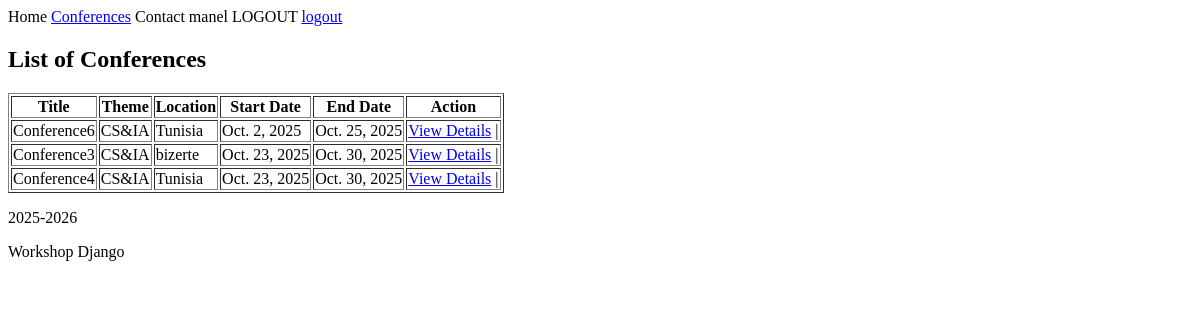
Page /conferences/liste/ (signed in) on the earlier database version.
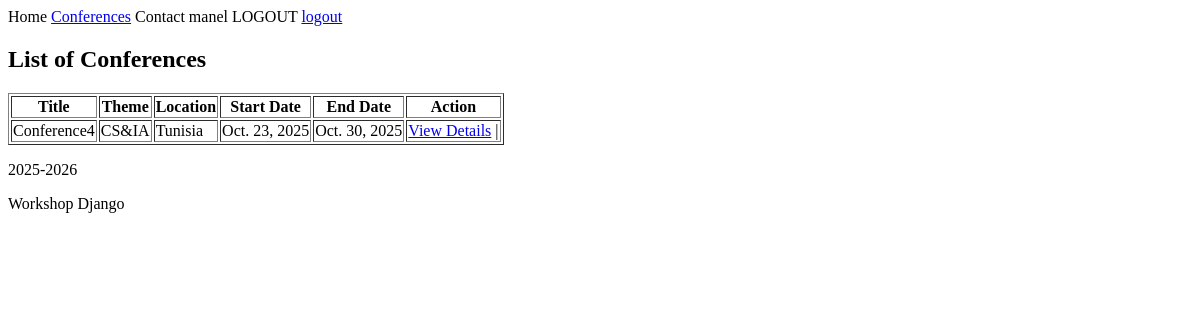
Same page on the later database version.
### ConferenceApp/models.py (models this page shows, shortened)
class Conference(models.Model):
    conference_id = models.AutoField(primary_key=True)
    name = models.CharField(max_length=255)
    description = models.TextField(validators=[
        MinLengthValidator(limit_value=30,
                           message="la description doit contenir au minimum 30 caractères")
    ])
    location = models.CharField(max_length=255)
    THEME = [
        ("CS&IA", "Computer science & IA"),
        ("CS", "Social science"),
        ("SE", "Science and eng")
    ]
    theme = models.CharField(max_length=255, choices=THEME)
    start_date = models.DateField()
    end_date = models.DateField()
    created_at = models.DateTimeField(auto_now_add=True)
    updated_at = models.DateTimeField(auto_now=True)

### ConferenceApp/views.py (the view)
# urls.py: path("liste/",ConferenceList.as_view(),name='all_conference'),
class ConferenceList(LoginRequiredMixin, ListView):
    model = Conference
    context_object_name = "conferences"
    ordering = ['start_date']
    template_name = 'conference/listConference.html'
    login_url = 'login'

### GestionConference3IA4/template/conference/listConference.html (shortened to what this page needs)
{% extends "base.html"%}
{% block content %}
<h2>List of Conferences</h2>
<table border="1">
  <tr>
    <th>Title</th>
    <th>Theme</th>
    <th>Location</th>
    <th>Start Date</th>
    <th>End Date</th>
    <th>Action</th>
  </tr>
  {% for c in conferences %}
  <tr>
    <td>{{ c.name }}</td>
    <td>{{ c.theme }}</td>
    <td>{{ c.location }}</td>
    <td>{{ c.start_date }}</td>
    <td>{{ c.end_date }}</td>
    <td>
      <a href="{% url 'conference-details' c.pk %}">View Details</a> |
    </td>
  </tr>
  {% endfor %}
</table>
{% endblock %}

Differences in the rows shown:
removed Conference: name "Conference6", theme "CS&IA", location "Tunisia", start_date "Oct. 2, 2025", end_date "Oct. 25, 2025"
removed Conference: name "Conference3", theme "CS&IA", location "bizerte", start_date "Oct. 23, 2025", end_date "Oct. 30, 2025"
